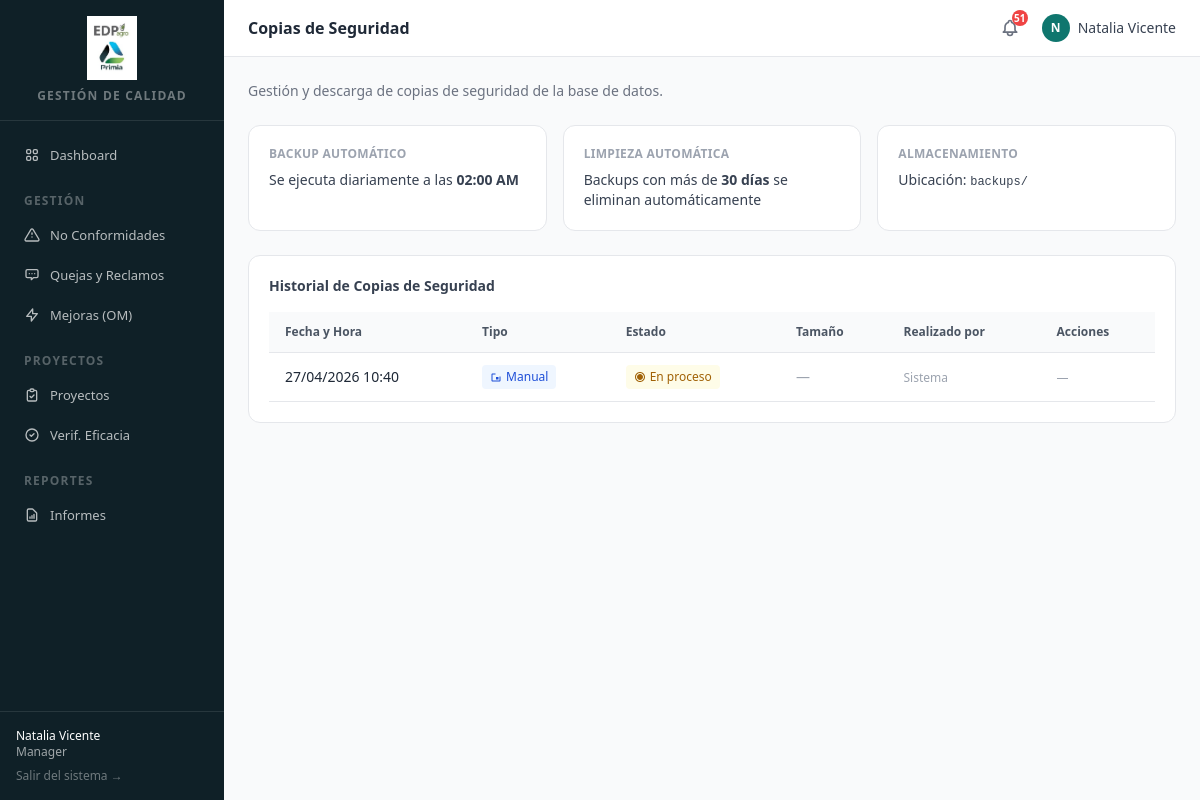
Page /backups/ (signed in) on the committed database.
### apps/accounts/models.py (models this page shows, shortened)
class Usuario(AbstractUser):
    rol = models.CharField(max_length=20, choices=Rol, default=Rol.OPERARIO)
    area = models.CharField(max_length=100, blank=True)
    telefono = models.CharField(max_length=30, blank=True)
    class Meta:
        verbose_name = 'Usuario'
        verbose_name_plural = 'Usuarios'
    @property
    def es_admin(self):
        return self.rol == Rol.ADMIN

### apps/backups/models.py (models this page shows, shortened)
class RegistroBackup(models.Model):
    TIPO_CHOICES = [
        ('manual', 'Manual'),
        ('automatico', 'Automático'),
    ]
    STATUS_CHOICES = [
        ('exitoso', 'Exitoso'),
        ('error', 'Error'),
        ('en_proceso', 'En proceso'),
    ]
    fecha_hora = models.DateTimeField(auto_now_add=True)
    tipo = models.CharField(max_length=20, choices=TIPO_CHOICES)
    estado = models.CharField(max_length=20, choices=STATUS_CHOICES, default='en_proceso')
    ruta_archivo = models.CharField(max_length=500, blank=True)
    tamaño_mb = models.FloatField(null=True, blank=True)
    mensaje_error = models.TextField(blank=True)
    realizado_por = models.ForeignKey(
        settings.AUTH_USER_MODEL, on_delete=models.SET_NULL,
        null=True, blank=True, related_name='backups_realizados',
        help_text='Usuario que ejecutó el backup (vacío si fue automático)'
    )
    class Meta:
        ordering = ['-fecha_hora']
        verbose_name = 'Registro de Backup'
        verbose_name_plural = 'Registros de Backup'

### apps/backups/views.py (the view)
# urls.py: path('', views.lista, name='lista'),
@login_required
def lista(request):
    backups = RegistroBackup.objects.all()
    puede_realizar_backup = request.user.is_superuser or request.user.is_staff
    return render(request, 'backups/lista.html', {
        'backups': backups,
        'puede_realizar_backup': puede_realizar_backup,
    })

### apps/core/context_processors.py (called while the page is built)
def notificaciones(request):
    if not request.user.is_authenticated:
        return {'notif_no_leidas': 0}
    count = Notificacion.objects.filter(
        usuario=request.user, leida=False
    ).count()
    return {'notif_no_leidas': count}

### templates/backups/lista.html (shortened to what this page needs)
{% extends "base.html" %}
{% block page_title %}Copias de Seguridad{% endblock %}
{% block content %}
<div class="flex items-center justify-between mb-6">
  <div>
    <p class="text-sm text-gray-500">Gestión y descarga de copias de seguridad de la base de datos.</p>
  </div>
</div>
<div class="grid grid-cols-1 md:grid-cols-3 gap-4 mb-6">
  <div class="card">
    <h3 class="text-xs uppercase text-gray-400 tracking-wide font-semibold mb-2">Backup Automático</h3>
    <p class="text-sm text-gray-700">Se ejecuta diariamente a las <strong>02:00 AM</strong></p>
  </div>
  <div class="card">
    <h3 class="text-xs uppercase text-gray-400 tracking-wide font-semibold mb-2">Limpieza Automática</h3>
    <p class="text-sm text-gray-700">Backups con más de <strong>30 días</strong> se eliminan automáticamente</p>
  </div>
  <div class="card">
    <h3 class="text-xs uppercase text-gray-400 tracking-wide font-semibold mb-2">Almacenamiento</h3>
    <p class="text-sm text-gray-700">Ubicación: <span class="font-mono text-xs">backups/</span></p>
  </div>
</div>
<div class="card">
  <h2 class="text-sm font-semibold text-gray-700 mb-4">Historial de Copias de Seguridad</h2>
  {% if backups %}
  <div class="overflow-x-auto">
    <table class="w-full text-sm">
      <thead class="bg-gray-50 border-b">
        <tr>
          <th class="px-4 py-3 text-left text-xs font-semibold text-gray-600">Fecha y Hora</th>
          <th class="px-4 py-3 text-left text-xs font-semibold text-gray-600">Tipo</th>
          <th class="px-4 py-3 text-left text-xs font-semibold text-gray-600">Estado</th>
          <th class="px-4 py-3 text-left text-xs font-semibold text-gray-600">Tamaño</th>
          <th class="px-4 py-3 text-left text-xs font-semibold text-gray-600">Realizado por</th>
          <th class="px-4 py-3 text-left text-xs font-semibold text-gray-600">Acciones</th>
        </tr>
      </thead>
      <tbody>
        {% for backup in backups %}
        <tr class="border-b hover:bg-gray-50">
          <td class="px-4 py-3 text-gray-800">{{ backup.fecha_hora|date:"d/m/Y H:i" }}</td>
          <td class="px-4 py-3">
            <span class="inline-flex items-center gap-1 px-2 py-1 rounded text-xs font-medium
              {% if backup.tipo == 'manual' %}bg-blue-50 text-blue-700{% else %}bg-green-50 text-green-700{% endif %}">
              {% if backup.tipo == 'manual' %}
              <svg class="w-3 h-3" fill="currentColor" viewBox="0 0 24 24"><path d="M11 5H5c-1.1 0-2 .9-2 2v12c0 1.1.9 2 2 2h14c1.1 0 2-.9 2-2v-8h-2v8H5V7h6V5z"/><path d="M17 12h-5v5h5v-5z"/></svg>
              {% else %}
              <svg class="w-3 h-3" fill="currentColor" viewBox="0 0 24 24"><path d="M12 8c1.1 0 2-.9 2-2s-.9-2-2-2-2 .9-2 2 .9 2 2 2zm0 2c-1.1 0-2 .9-2 2s.9 2 2 2 2-.9 2-2-.9-2-2-2zm0 6c-1.1 0-2 .9-2 2s.9 2 2 2 2-.9 2-2-.9-2-2-2z"/></svg>
              {% endif %}
              {{ backup.get_tipo_display }}
            </span>
          </td>
          <td class="px-4 py-3">
            {% if backup.estado == 'exitoso' %}
            <span class="inline-flex items-center gap-1 px-2 py-1 rounded text-xs font-medium bg-green-50 text-green-700">
              <svg class="w-3 h-3" fill="currentColor" viewBox="0 0 24 24"><path d="M9 16.17L4.83 12l-1.42 1.41L9 19 21 7l-1.41-1.41L9 16.17z"/></svg>
              {{ backup.get_estado_display }}
            </span>
            {% else %}
            <span class="inline-flex items-center gap-1 px-2 py-1 rounded text-xs font-medium bg-yellow-50 text-yellow-700">
              <svg class="w-3 h-3 animate-spin" fill="currentColor" viewBox="0 0 24 24"><path d="M12 2C6.48 2 2 6.48 2 12s4.48 10 10 10 10-4.48 10-10S17.52 2 12 2zm0 18c-4.41 0-8-3.59-8-8s3.59-8 8-8 8 3.59 8 8-3.59 8-8 8zm0-14c-3.31 0-6 2.69-6 6s2.69 6 6 6 6-2.69 6-6-2.69-6-6-6z"/></svg>
              {{ backup.get_estado_display }}
            </span>
            {% endif %}
          </td>
          <td class="px-4 py-3">
            {% if backup.tamaño_mb %}
            <span class="text-gray-700 font-mono text-xs">{{ backup.tamaño_mb|floatformat:2 }} MB</span>
            {% else %}
            <span class="text-gray-400">—</span>
            {% endif %}
          </td>
          <td class="px-4 py-3 text-gray-700">
            {% if backup.realizado_por %}
            {{ backup.realizado_por.get_full_name|default:backup.realizado_por.username }}
            {% else %}
            <span class="text-gray-400 text-xs">Sistema</span>
            {% endif %}
          </td>
          <td class="px-4 py-3">
            {% if backup.estado == 'exitoso' and backup.ruta_archivo %}
            <a href="{% url 'backups:descargar' backup.pk %}"
               class="inline-flex items-center gap-1 text-teal-700 hover:underline text-xs font-medium"
               title="Descargar {{ backup.ruta_archivo|default:'backup' }}">
              <svg class="w-3.5 h-3.5" fill="none" viewBox="0 0 24 24" stroke="currentColor">
                <path stroke-linecap="round" stroke-linejoin="round" stroke-width="2" d="M4 16v1a3 3 0 003 3h10a3 3 0 003-3v-1m-4-4l-4 4m0 0l-4-4m4 4V4"/>
              </svg>
              Descargar
            </a>
            {% elif backup.estado == 'error' %}
            <button type="button" class="text-red-700 text-xs font-medium" onclick="alert('{{ backup.mensaje_error|escapejs }}')">
              Ver error
            </button>
            {% else %}
            <span class="text-gray-400 text-xs">—</span>
            {% endif %}
          </td>
        </tr>
        {% endfor %}
      </tbody>
    </table>
  </div>
  {% endif %}
</div>
{% endblock %}

### templates/base.html (shortened to what this page needs)
{% load static %}
<!DOCTYPE html>
<html lang="es" class="h-full bg-gray-50">
<head>
  <script src="https://cdn.tailwindcss.com"></script>
</head>
<body class="h-full flex" hx-headers='{"X-CSRFToken": "{{ csrf_token }}"}'>
  <aside class="w-56 min-h-screen flex flex-col bg-sidebar text-white shrink-0">
    <div class="px-4 py-4 border-b border-white/10">
      <img src="{% static 'img/logo_edp.jpg' %}" alt="EDP Agro" class="h-16 w-full object-contain mb-2">
      <p class="text-center text-xs text-white/40 tracking-widest uppercase font-semibold">Gestión de Calidad</p>
    </div>
    <nav class="flex-1 px-3 py-4 space-y-1 text-sm">
      {% with request.resolver_match.app_name as active_app %}
      <a href="{% url 'dashboard:index' %}"
         class="nav-link {% if active_app == 'dashboard' %}bg-primary text-white{% else %}text-white/70 hover:bg-white/10{% endif %}">
        Dashboard
      </a>
      <p class="px-3 pt-4 pb-1 text-xs text-white/30 uppercase tracking-widest font-semibold">Gestión</p>
      <a href="{% url 'nc:lista' %}"
         class="nav-link {% if active_app == 'nc' %}bg-primary text-white{% else %}text-white/70 hover:bg-white/10{% endif %}">
        <svg class="w-4 h-4" fill="none" viewBox="0 0 24 24" stroke="currentColor"><path stroke-linecap="round" stroke-linejoin="round" stroke-width="2" d="M12 9v2m0 4h.01M10.29 3.86L1.82 18a2 2 0 001.71 3h16.94a2 2 0 001.71-3L13.71 3.86a2 2 0 00-3.42 0z"/></svg>
        No Conformidades
      </a>
      <a href="{% url 'qr:lista' %}"
         class="nav-link {% if active_app == 'qr' %}bg-primary text-white{% else %}text-white/70 hover:bg-white/10{% endif %}">
        <svg class="w-4 h-4" fill="none" viewBox="0 0 24 24" stroke="currentColor"><path stroke-linecap="round" stroke-linejoin="round" stroke-width="2" d="M8 10h.01M12 10h.01M16 10h.01M9 16H5a2 2 0 01-2-2V6a2 2 0 012-2h14a2 2 0 012 2v8a2 2 0 01-2 2h-5l-3 3v-3z"/></svg>
        Quejas y Reclamos
      </a>
      <a href="{% url 'om:lista' %}"
         class="nav-link {% if active_app == 'om' %}bg-primary text-white{% else %}text-white/70 hover:bg-white/10{% endif %}">
        <svg class="w-4 h-4" fill="none" viewBox="0 0 24 24" stroke="currentColor"><path stroke-linecap="round" stroke-linejoin="round" stroke-width="2" d="M13 10V3L4 14h7v7l9-11h-7z"/></svg>
        Mejoras (OM)
      </a>
      <p class="px-3 pt-4 pb-1 text-xs text-white/30 uppercase tracking-widest font-semibold">Proyectos</p>
      <a href="{% url 'proyectos:lista' %}"
         class="nav-link {% if active_app == 'proyectos' %}bg-primary text-white{% else %}text-white/70 hover:bg-white/10{% endif %}">
        <svg class="w-4 h-4" fill="none" viewBox="0 0 24 24" stroke="currentColor"><path stroke-linecap="round" stroke-linejoin="round" stroke-width="2" d="M9 5H7a2 2 0 00-2 2v12a2 2 0 002 2h10a2 2 0 002-2V7a2 2 0 00-2-2h-2M9 5a2 2 0 002 2h2a2 2 0 002-2M9 5a2 2 0 012-2h2a2 2 0 012 2m-6 9l2 2 4-4"/></svg>
        Proyectos
      </a>
      <a href="{% url 'verificacion:lista' %}"
         class="nav-link {% if active_app == 'verificacion' %}bg-primary text-white{% else %}text-white/70 hover:bg-white/10{% endif %}">
        <svg class="w-4 h-4" fill="none" viewBox="0 0 24 24" stroke="currentColor"><path stroke-linecap="round" stroke-linejoin="round" stroke-width="2" d="M9 12l2 2 4-4m6 2a9 9 0 11-18 0 9 9 0 0118 0z"/></svg>
        Verif. Eficacia
      </a>
      <p class="px-3 pt-4 pb-1 text-xs text-white/30 uppercase tracking-widest font-semibold">Reportes</p>
      <a href="{% url 'reportes:index' %}"
         class="nav-link {% if active_app == 'reportes' %}bg-primary text-white{% else %}text-white/70 hover:bg-white/10{% endif %}">
        <svg class="w-4 h-4" fill="none" viewBox="0 0 24 24" stroke="currentColor"><path stroke-linecap="round" stroke-linejoin="round" stroke-width="2" d="M9 17v-2m3 2v-4m3 4v-6m2 10H7a2 2 0 01-2-2V5a2 2 0 012-2h5.586a1 1 0 01.707.293l5.414 5.414a1 1 0 01.293.707V19a2 2 0 01-2 2z"/></svg>
        Informes
      </a>
      {% endwith %}
    </nav>
    <div class="px-4 py-4 border-t border-white/10 text-xs text-white/60">
      <p class="font-medium text-white truncate">{{ request.user.get_full_name|default:request.user.username }}</p>
      <p class="truncate">{{ request.user.get_rol_display }}</p>
      <form method="post" action="{% url 'accounts:logout' %}" class="mt-2">
        <button type="submit" class="text-white/40 hover:text-white transition-colors">Salir del sistema →</button>
      </form>
    </div>
  </aside>
  <div class="flex-1 flex flex-col min-h-screen overflow-auto">
    <header class="sticky top-0 z-10 bg-white border-b border-gray-200 flex items-center justify-between px-6 py-3">
      <h1 class="text-base font-semibold text-gray-800">{% block page_title %}{% endblock %}</h1>
      <div class="flex items-center gap-4">
        <div class="relative" id="notif-widget">
          <button id="notif-btn"
                  hx-get="{% url 'notificaciones:panel' %}"
                  hx-target="#notif-dropdown"
                  hx-swap="innerHTML"
                  hx-trigger="click[!htmx.find('#notif-dropdown').classList.contains('notif-loaded')]"
                  onclick="toggleNotifDropdown(event)"
                  class="relative p-1.5 rounded-lg text-gray-500 hover:bg-gray-100 transition-colors">
            {% if notif_no_leidas %}
            <span id="notif-badge"
                  class="absolute -top-0.5 -right-0.5 w-4 h-4 bg-red-500 text-white text-[10px] font-bold rounded-full flex items-center justify-center">
              {{ notif_no_leidas }}
            </span>
            {% endif %}
          </button>
        </div>
        <div class="flex items-center gap-2 text-sm text-gray-700">
          <div class="w-7 h-7 rounded-full bg-primary text-white flex items-center justify-center text-xs font-bold uppercase">
            {{ request.user.username|slice:":1" }}
          </div>
          <span class="hidden sm:block font-medium">{{ request.user.get_full_name|default:request.user.username }}</span>
        </div>
      </div>
    </header>
    <main class="flex-1 px-6 py-6">
      {% block content %}{% endblock %}
    </main>
  </div>
</body>
</html>

### templates/base.html (style rules this page uses)
.nav-link { display: flex; align-items: center; gap: 0.625rem; padding: 0.5rem 0.75rem; border-radius: 0.5rem; transition: background-color 0.15s; font-size: 0.8125rem; }
.card { background-color: white; border-radius: 0.75rem; border: 1px solid #e5e7eb; padding: 1.25rem; }

### rows in the picture
Usuario: user.get_full_name "Natalia Vicente", user.rol "Manager", user.username "N"
RegistroBackup: fecha_hora "27/04/2026 10:40", tipo "Manual", estado "En proceso", shows "Sistema"

### other values in the picture
{{ notif_no_leidas }} "51"
